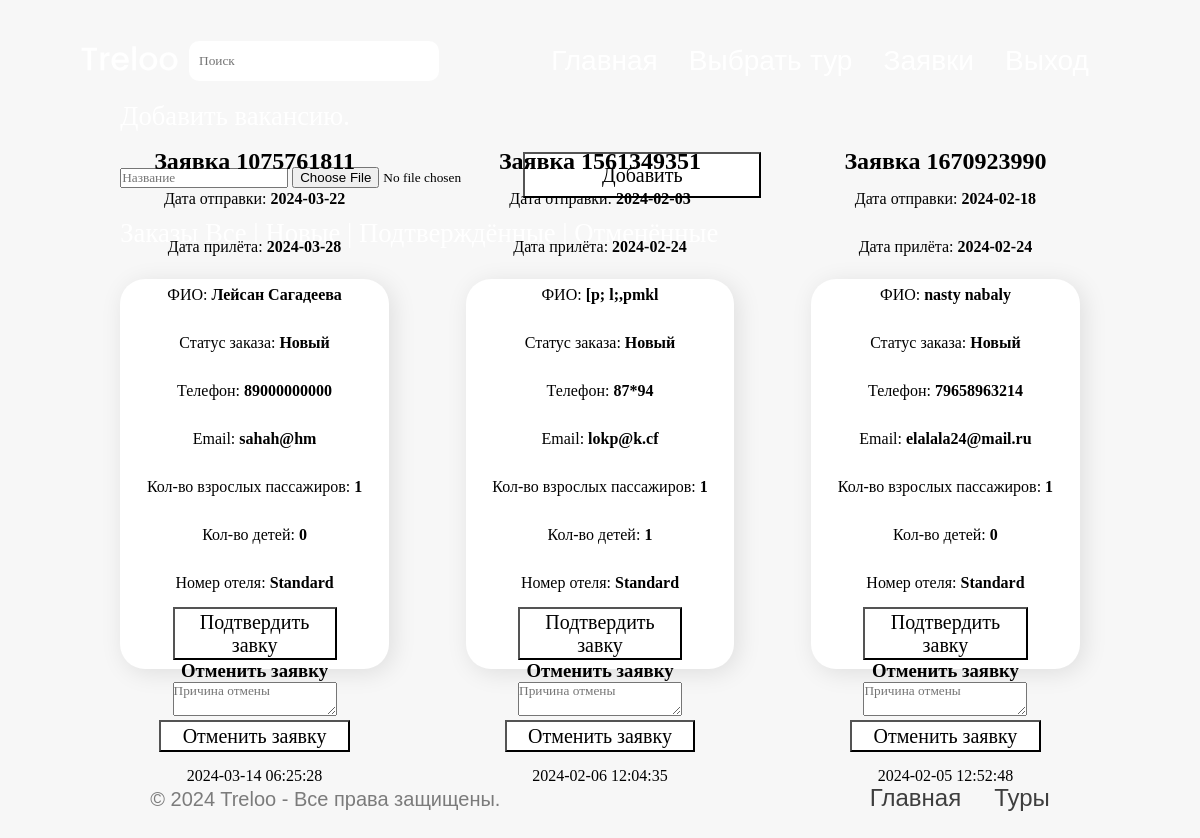
/admin.php (signed in), run on the app's committed database.
### tables this page shows
CREATE TABLE `orders` (
  `order_id` int(11) NOT NULL,
  `number` text,
  `status` varchar(256) DEFAULT NULL,
  `reason` varchar(256) DEFAULT NULL,
  `arrival` date NOT NULL,
  `departure` date NOT NULL,
  `first_name` varchar(256) NOT NULL,
  `last_name` varchar(256) NOT NULL,
  `phone` varchar(256) NOT NULL,
  `email` varchar(256) NOT NULL,
  `adults` int(11) NOT NULL,
  `children` int(11) NOT NULL,
  `room_pref` varchar(255) NOT NULL,
  `created_at` timestamp NOT NULL DEFAULT CURRENT_TIMESTAMP,
  `updated_at` timestamp NOT NULL DEFAULT CURRENT_TIMESTAMP ON UPDATE CURRENT_TIMESTAMP
);

### admin.php (the view, shortened to what this page needs)
<?php
	include "connect.php";
	$sql = "SELECT * FROM `orders`  ORDER BY `created_at` DESC";
	$result = $connect->query($sql);
	$orders = "";
	while($row = $result->fetch_assoc()) {
		$adv = ($row["status"] == "Новый") ? '
			<form action="asset/controllers/confirm_order.php" class="w100" method="POST">
				<input type="hidden" value="'.$row["order_id"].'" name="id" />
				<button>Подтвердить завку</button>
			</form>
			<h3 class="text-center">Отменить заявку</h3>
			<form action="asset/controllers/cancel_order.php" class="w100" method="POST">
				<input type="hidden" value="'.$row["order_id"].'" name="id" />
				<textarea placeholder="Причина отмены" name="reason" required></textarea>
				<button style="margin:0">Отменить заявку</button>
			</form>
		' : '';
		$adv = ($row["status"] == "Отменённый") ? '
			<h3 class="text-center">Причина отмены:</h3>
			<p class="reason">'.$row["reason"].'</p>
		' : $adv;
		$orders .= sprintf('
			<div class="col text-left">
				<h2>Заявка %s</h2>
				<p>Дата отправки: <b>%s</b></p>
				<p>Дата прилёта: <b>%s</b></p>
				<p>ФИО: <b>%s %s</b></p>
				<p>Статус заказа: <b>%s</b></p>
				<p>Телефон: <b>%s</b></p>
				<p>Email: <b>%s</b></p>
				<p>Кол-во взрослых пассажиров: <b>%s</b></p>
				<p>Кол-во детей: <b>%s</b></p>
				<p>Номер отеля: <b>%s</b></p>
				<input type="hidden" value="%s" name="order_id" />
				%s
				<p class="text-small text-right">%s</p>
			</div>
		', $row["number"], $row["arrival"],  $row["departure"],$row["first_name"], $row["last_name"], $row["status"], $row["phone"], $row["email"],$row["adults"], $row["children"], $row["room_pref"], $row["order_id"], $adv, $row["created_at"]);
	}
	include "header.php";
?>
	<main>
		<div class="content">
			<div class="head">Добавить вакансию.</div>
			<form enctype="multipart/form-data" action="asset/controllers/add_product.php" method="POST">
				<input type="text" placeholder="Название" name="name" required>
				<input type="file" name="image" required>
				<button>Добавить</button>
				</div>
			<div class="head" style="margin-bottom: 10px" style="display:flex;justify-content:space-between;">Заказы
				<span onclick="filter.filter('all', 'admin')">Все</span> |
				<span onclick="filter.filter('Новый', 'admin')">Новые</span> |
				<span onclick="filter.filter('Подтверждённый', 'admin')">Подтверждённые</span> |
				<span onclick="filter.filter('Отменённый', 'admin')">Отменённые</span>
			</div>
			<div class="row at" id="orders">
				<?= $orders ?>
			</div>
		<?php
		include "footer.php";
		?>

### asset/css/style2.css (style rules this page uses)
:root { --font-family: "Poppins", sans-serif; --second-family: "Jost", sans-serif; --third-family: "Raleway", sans-serif; --font3: "Josefin Sans", sans-serif; --font4: "Pridi", sans-serif; }
* { margin: 0; padding: 0; box-sizing: border-box; font-family: 'Montserrat Alternates'; }
p { padding: 15px 0; margin-bottom: 0px; color: rgb(0, 0, 0); font-family: ''; }
input:invalid:not(:placeholder-shown) { border-color: red; }
button { background-color: #fff; color: #000000; font-size: 20px; padding: 1% 8%; }
div.head, .reg { padding: 20px 0; font-size: 20pt; color: #fff; }
div.row { display: flex; flex-wrap: wrap; align-items: center; justify-content: space-between; margin-bottom: 30px; }
div.col { width: 28%; padding: 2px; transition: .2s; text-align: center; border-radius: 5px; margin-bottom: 20px; display: flex; flex-direction: column; border-radius: 10px; justify-content: center; align-items: center; background: rgba(2, 48, 192, 0.07); border-radius: 25px; box-shadow: 4px 4px 25px 0 rgba(0, 0, 0, 0.1); background: #fff; height: 390px; }
* { box-sizing:border-box }
input,textarea,select { outline: 0; }
html { height: 100%; }
body { width: 100%; display: flex; flex-direction: column; align-items: center; background: #f7f7f7; }

### data on the page
orders: number "1075761811", arrival "2024-03-22", departure "2024-03-28", first_name "Лейсан", last_name "Сагадеева", status "Новый", phone "89000000000", email "sahah@hm", adults "1", children "0", room_pref "Standard", created_at "2024-03-14 06:25:28"
orders: number "1561349351", arrival "2024-02-03", departure "2024-02-24", first_name "[p;", last_name "l;,pmkl", status "Новый", phone "87*94", email "lokp@k.cf", adults "1", children "1", room_pref "Standard", created_at "2024-02-06 12:04:35"
orders: number "1670923990", arrival "2024-02-18", departure "2024-02-24", first_name "nasty", last_name "nabaly", status "Новый", phone "79658963214", email "elalala24@mail.ru", adults "1", children "0", room_pref "Standard", created_at "2024-02-05 12:52:48"
